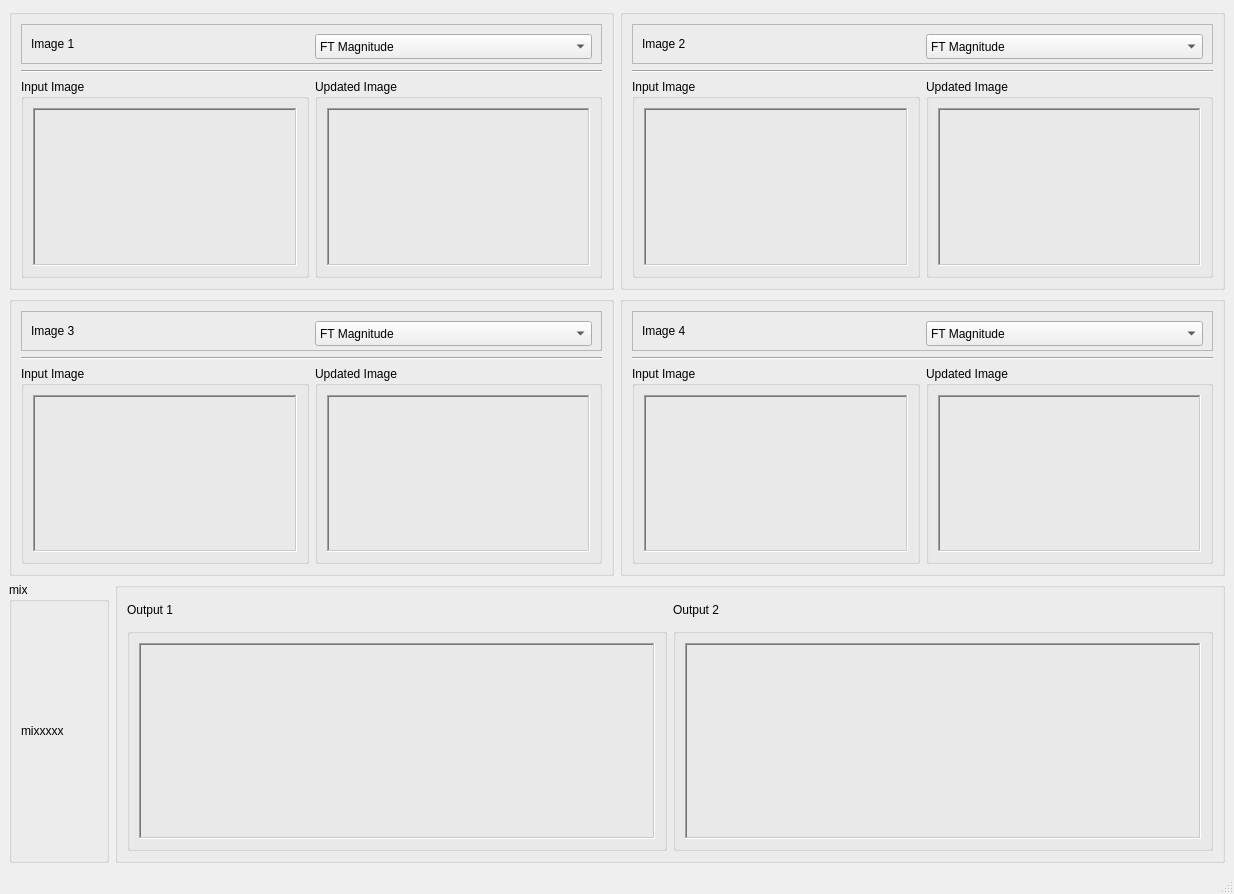
<?xml version="1.0" encoding="UTF-8"?>
<ui version="4.0">
 <class>MainWindow</class>
 <widget class="QMainWindow" name="MainWindow">
  <property name="geometry">
   <rect>
    <x>0</x>
    <y>0</y>
    <width>1234</width>
    <height>894</height>
   </rect>
  </property>
  <property name="windowTitle">
   <string>MainWindow</string>
  </property>
  <widget class="QWidget" name="centralwidget">
   <layout class="QGridLayout" name="gridLayout_11">
    <item row="0" column="0">
     <layout class="QGridLayout" name="gridLayout_10">
      <item row="0" column="0">
       <widget class="QGroupBox" name="groupBox_3">
        <property name="title">
         <string/>
        </property>
        <layout class="QGridLayout" name="gridLayout_22">
         <item row="0" column="0">
          <layout class="QVBoxLayout" name="verticalLayout">
           <item>
            <widget class="QFrame" name="frame">
             <property name="minimumSize">
              <size>
               <width>0</width>
               <height>40</height>
              </size>
             </property>
             <property name="maximumSize">
              <size>
               <width>16777215</width>
               <height>40</height>
              </size>
             </property>
             <property name="frameShape">
              <enum>QFrame::StyledPanel</enum>
             </property>
             <property name="frameShadow">
              <enum>QFrame::Raised</enum>
             </property>
             <layout class="QGridLayout" name="gridLayout">
              <item row="0" column="0">
               <widget class="QLabel" name="label_3">
                <property name="text">
                 <string>Image 1</string>
                </property>
               </widget>
              </item>
              <item row="0" column="1">
               <widget class="QComboBox" name="comboBox">
                <property name="minimumSize">
                 <size>
                  <width>0</width>
                  <height>25</height>
                 </size>
                </property>
                <property name="maximumSize">
                 <size>
                  <width>16777215</width>
                  <height>25</height>
                 </size>
                </property>
                <item>
                 <property name="text">
                  <string>FT Magnitude</string>
                 </property>
                </item>
                <item>
                 <property name="text">
                  <string>FT Phase</string>
                 </property>
                </item>
                <item>
                 <property name="text">
                  <string>FT Real Component</string>
                 </property>
                </item>
                <item>
                 <property name="text">
                  <string>FT Imaginary Component</string>
                 </property>
                </item>
               </widget>
              </item>
             </layout>
            </widget>
           </item>
           <item>
            <widget class="Line" name="line">
             <property name="orientation">
              <enum>Qt::Horizontal</enum>
             </property>
            </widget>
           </item>
           <item>
            <layout class="QHBoxLayout" name="horizontalLayout">
             <item>
              <widget class="QGroupBox" name="groupBox">
               <property name="title">
                <string>Input Image </string>
               </property>
               <layout class="QGridLayout" name="gridLayout_2">
                <item row="0" column="0">
                 <widget class="QLabel" name="image1">
                  <property name="frameShape">
                   <enum>QFrame::WinPanel</enum>
                  </property>
                  <property name="frameShadow">
                   <enum>QFrame::Sunken</enum>
                  </property>
                  <property name="text">
                   <string/>
                  </property>
                  <property name="scaledContents">
                   <bool>true</bool>
                  </property>
                 </widget>
                </item>
               </layout>
              </widget>
             </item>
             <item>
              <widget class="QGroupBox" name="groupBox_2">
               <property name="title">
                <string>Updated Image</string>
               </property>
               <layout class="QGridLayout" name="gridLayout_3">
                <item row="0" column="0">
                 <widget class="QLabel" name="ft_component1">
                  <property name="frameShape">
                   <enum>QFrame::WinPanel</enum>
                  </property>
                  <property name="frameShadow">
                   <enum>QFrame::Sunken</enum>
                  </property>
                  <property name="text">
                   <string/>
                  </property>
                  <property name="scaledContents">
                   <bool>true</bool>
                  </property>
                 </widget>
                </item>
               </layout>
              </widget>
             </item>
            </layout>
           </item>
          </layout>
         </item>
        </layout>
       </widget>
      </item>
      <item row="0" column="1">
       <widget class="QGroupBox" name="groupBox_24">
        <property name="title">
         <string/>
        </property>
        <layout class="QGridLayout" name="gridLayout_35">
         <item row="0" column="0">
          <layout class="QVBoxLayout" name="verticalLayout_5">
           <item>
            <widget class="QFrame" name="frame_11">
             <property name="minimumSize">
              <size>
               <width>0</width>
               <height>40</height>
              </size>
             </property>
             <property name="maximumSize">
              <size>
               <width>16777215</width>
               <height>40</height>
              </size>
             </property>
             <property name="frameShape">
              <enum>QFrame::StyledPanel</enum>
             </property>
             <property name="frameShadow">
              <enum>QFrame::Raised</enum>
             </property>
             <layout class="QGridLayout" name="gridLayout_36">
              <item row="0" column="0">
               <widget class="QLabel" name="label_31">
                <property name="text">
                 <string>Image 2</string>
                </property>
               </widget>
              </item>
              <item row="0" column="1">
               <widget class="QComboBox" name="comboBox_11">
                <property name="minimumSize">
                 <size>
                  <width>0</width>
                  <height>25</height>
                 </size>
                </property>
                <property name="maximumSize">
                 <size>
                  <width>16777215</width>
                  <height>25</height>
                 </size>
                </property>
                <item>
                 <property name="text">
                  <string>FT Magnitude</string>
                 </property>
                </item>
                <item>
                 <property name="text">
                  <string>FT Phase</string>
                 </property>
                </item>
                <item>
                 <property name="text">
                  <string>FT Real Component</string>
                 </property>
                </item>
                <item>
                 <property name="text">
                  <string>FT Imaginary Component</string>
                 </property>
                </item>
               </widget>
              </item>
             </layout>
            </widget>
           </item>
           <item>
            <widget class="Line" name="line_11">
             <property name="orientation">
              <enum>Qt::Horizontal</enum>
             </property>
            </widget>
           </item>
           <item>
            <layout class="QHBoxLayout" name="horizontalLayout_11">
             <item>
              <widget class="QGroupBox" name="groupBox_25">
               <property name="title">
                <string>Input Image </string>
               </property>
               <layout class="QGridLayout" name="gridLayout_37">
                <item row="0" column="0">
                 <widget class="QLabel" name="image2">
                  <property name="frameShape">
                   <enum>QFrame::WinPanel</enum>
                  </property>
                  <property name="frameShadow">
                   <enum>QFrame::Sunken</enum>
                  </property>
                  <property name="text">
                   <string/>
                  </property>
                  <property name="scaledContents">
                   <bool>true</bool>
                  </property>
                 </widget>
                </item>
               </layout>
              </widget>
             </item>
             <item>
              <widget class="QGroupBox" name="ft_component2">
               <property name="title">
                <string>Updated Image</string>
               </property>
               <layout class="QGridLayout" name="gridLayout_38">
                <item row="0" column="0">
                 <widget class="QLabel" name="label_33">
                  <property name="frameShape">
                   <enum>QFrame::WinPanel</enum>
                  </property>
                  <property name="frameShadow">
                   <enum>QFrame::Sunken</enum>
                  </property>
                  <property name="text">
                   <string/>
                  </property>
                  <property name="scaledContents">
                   <bool>true</bool>
                  </property>
                 </widget>
                </item>
               </layout>
              </widget>
             </item>
            </layout>
           </item>
          </layout>
         </item>
        </layout>
       </widget>
      </item>
      <item row="1" column="0">
       <widget class="QGroupBox" name="groupBox_4">
        <property name="title">
         <string/>
        </property>
        <layout class="QGridLayout" name="gridLayout_23">
         <item row="0" column="0">
          <layout class="QVBoxLayout" name="verticalLayout_2">
           <item>
            <widget class="QFrame" name="frame_8">
             <property name="minimumSize">
              <size>
               <width>0</width>
               <height>40</height>
              </size>
             </property>
             <property name="maximumSize">
              <size>
               <width>16777215</width>
               <height>40</height>
              </size>
             </property>
             <property name="frameShape">
              <enum>QFrame::StyledPanel</enum>
             </property>
             <property name="frameShadow">
              <enum>QFrame::Raised</enum>
             </property>
             <layout class="QGridLayout" name="gridLayout_24">
              <item row="0" column="0">
               <widget class="QLabel" name="label_22">
                <property name="text">
                 <string>Image 3</string>
                </property>
               </widget>
              </item>
              <item row="0" column="1">
               <widget class="QComboBox" name="comboBox_8">
                <property name="minimumSize">
                 <size>
                  <width>0</width>
                  <height>25</height>
                 </size>
                </property>
                <property name="maximumSize">
                 <size>
                  <width>16777215</width>
                  <height>25</height>
                 </size>
                </property>
                <item>
                 <property name="text">
                  <string>FT Magnitude</string>
                 </property>
                </item>
                <item>
                 <property name="text">
                  <string>FT Phase</string>
                 </property>
                </item>
                <item>
                 <property name="text">
                  <string>FT Real Component</string>
                 </property>
                </item>
                <item>
                 <property name="text">
                  <string>FT Imaginary Component</string>
                 </property>
                </item>
               </widget>
              </item>
             </layout>
            </widget>
           </item>
           <item>
            <widget class="Line" name="line_8">
             <property name="orientation">
              <enum>Qt::Horizontal</enum>
             </property>
            </widget>
           </item>
           <item>
            <layout class="QHBoxLayout" name="horizontalLayout_8">
             <item>
              <widget class="QGroupBox" name="groupBox_13">
               <property name="title">
                <string>Input Image </string>
               </property>
               <layout class="QGridLayout" name="gridLayout_25">
                <item row="0" column="0">
                 <widget class="QLabel" name="image3">
                  <property name="frameShape">
                   <enum>QFrame::WinPanel</enum>
                  </property>
                  <property name="frameShadow">
                   <enum>QFrame::Sunken</enum>
                  </property>
                  <property name="text">
                   <string/>
                  </property>
                  <property name="scaledContents">
                   <bool>true</bool>
                  </property>
                 </widget>
                </item>
               </layout>
              </widget>
             </item>
             <item>
              <widget class="QGroupBox" name="groupBox_16">
               <property name="title">
                <string>Updated Image</string>
               </property>
               <layout class="QGridLayout" name="gridLayout_26">
                <item row="0" column="0">
                 <widget class="QLabel" name="ft_component3">
                  <property name="frameShape">
                   <enum>QFrame::WinPanel</enum>
                  </property>
                  <property name="frameShadow">
                   <enum>QFrame::Sunken</enum>
                  </property>
                  <property name="text">
                   <string/>
                  </property>
                  <property name="scaledContents">
                   <bool>true</bool>
                  </property>
                 </widget>
                </item>
               </layout>
              </widget>
             </item>
            </layout>
           </item>
          </layout>
         </item>
        </layout>
       </widget>
      </item>
      <item row="1" column="1">
       <widget class="QGroupBox" name="groupBox_19">
        <property name="title">
         <string/>
        </property>
        <layout class="QGridLayout" name="gridLayout_31">
         <item row="0" column="0">
          <layout class="QVBoxLayout" name="verticalLayout_4">
           <item>
            <widget class="QFrame" name="frame_10">
             <property name="minimumSize">
              <size>
               <width>0</width>
               <height>40</height>
              </size>
             </property>
             <property name="maximumSize">
              <size>
               <width>16777215</width>
               <height>40</height>
              </size>
             </property>
             <property name="frameShape">
              <enum>QFrame::StyledPanel</enum>
             </property>
             <property name="frameShadow">
              <enum>QFrame::Raised</enum>
             </property>
             <layout class="QGridLayout" name="gridLayout_32">
              <item row="0" column="0">
               <widget class="QLabel" name="label_28">
                <property name="text">
                 <string>Image 4</string>
                </property>
               </widget>
              </item>
              <item row="0" column="1">
               <widget class="QComboBox" name="comboBox_10">
                <property name="minimumSize">
                 <size>
                  <width>0</width>
                  <height>25</height>
                 </size>
                </property>
                <property name="maximumSize">
                 <size>
                  <width>16777215</width>
                  <height>25</height>
                 </size>
                </property>
                <item>
                 <property name="text">
                  <string>FT Magnitude</string>
                 </property>
                </item>
                <item>
                 <property name="text">
                  <string>FT Phase</string>
                 </property>
                </item>
                <item>
                 <property name="text">
                  <string>FT Real Component</string>
                 </property>
                </item>
                <item>
                 <property name="text">
                  <string>FT Imaginary Component</string>
                 </property>
                </item>
               </widget>
              </item>
             </layout>
            </widget>
           </item>
           <item>
            <widget class="Line" name="line_10">
             <property name="orientation">
              <enum>Qt::Horizontal</enum>
             </property>
            </widget>
           </item>
           <item>
            <layout class="QHBoxLayout" name="horizontalLayout_10">
             <item>
              <widget class="QGroupBox" name="groupBox_22">
               <property name="title">
                <string>Input Image </string>
               </property>
               <layout class="QGridLayout" name="gridLayout_33">
                <item row="0" column="0">
                 <widget class="QLabel" name="image4">
                  <property name="frameShape">
                   <enum>QFrame::WinPanel</enum>
                  </property>
                  <property name="frameShadow">
                   <enum>QFrame::Sunken</enum>
                  </property>
                  <property name="text">
                   <string/>
                  </property>
                  <property name="scaledContents">
                   <bool>true</bool>
                  </property>
                 </widget>
                </item>
               </layout>
              </widget>
             </item>
             <item>
              <widget class="QGroupBox" name="groupBox_23">
               <property name="title">
                <string>Updated Image</string>
               </property>
               <layout class="QGridLayout" name="gridLayout_34">
                <item row="0" column="0">
                 <widget class="QLabel" name="ft_component4">
                  <property name="frameShape">
                   <enum>QFrame::WinPanel</enum>
                  </property>
                  <property name="frameShadow">
                   <enum>QFrame::Sunken</enum>
                  </property>
                  <property name="text">
                   <string/>
                  </property>
                  <property name="scaledContents">
                   <bool>true</bool>
                  </property>
                 </widget>
                </item>
               </layout>
              </widget>
             </item>
            </layout>
           </item>
          </layout>
         </item>
        </layout>
       </widget>
      </item>
      <item row="2" column="0" colspan="2">
       <layout class="QHBoxLayout" name="horizontalLayout_3">
        <item>
         <widget class="QGroupBox" name="groupBox_8">
          <property name="minimumSize">
           <size>
            <width>100</width>
            <height>0</height>
           </size>
          </property>
          <property name="maximumSize">
           <size>
            <width>100</width>
            <height>16777215</height>
           </size>
          </property>
          <property name="title">
           <string>mix</string>
          </property>
          <layout class="QGridLayout" name="gridLayout_4">
           <item row="0" column="0">
            <widget class="QLabel" name="label_6">
             <property name="text">
              <string>mixxxxx</string>
             </property>
            </widget>
           </item>
          </layout>
         </widget>
        </item>
        <item>
         <widget class="QGroupBox" name="groupBox_7">
          <property name="title">
           <string/>
          </property>
          <layout class="QGridLayout" name="gridLayout_9">
           <item row="0" column="0">
            <layout class="QHBoxLayout" name="horizontalLayout_2">
             <item>
              <layout class="QGridLayout" name="gridLayout_7">
               <item row="0" column="0">
                <widget class="QLabel" name="label_4">
                 <property name="maximumSize">
                  <size>
                   <width>16777215</width>
                   <height>25</height>
                  </size>
                 </property>
                 <property name="text">
                  <string>Output 1</string>
                 </property>
                </widget>
               </item>
               <item row="1" column="0">
                <widget class="QGroupBox" name="groupBox_5">
                 <property name="title">
                  <string/>
                 </property>
                 <layout class="QGridLayout" name="gridLayout_5">
                  <item row="0" column="0">
                   <widget class="QLabel" name="output1">
                    <property name="frameShape">
                     <enum>QFrame::WinPanel</enum>
                    </property>
                    <property name="frameShadow">
                     <enum>QFrame::Sunken</enum>
                    </property>
                    <property name="text">
                     <string/>
                    </property>
                    <property name="scaledContents">
                     <bool>true</bool>
                    </property>
                   </widget>
                  </item>
                 </layout>
                </widget>
               </item>
              </layout>
             </item>
             <item>
              <layout class="QGridLayout" name="gridLayout_8">
               <item row="0" column="0">
                <widget class="QLabel" name="label_5">
                 <property name="maximumSize">
                  <size>
                   <width>16777215</width>
                   <height>25</height>
                  </size>
                 </property>
                 <property name="text">
                  <string>Output 2</string>
                 </property>
                </widget>
               </item>
               <item row="1" column="0">
                <widget class="QGroupBox" name="groupBox_6">
                 <property name="title">
                  <string/>
                 </property>
                 <layout class="QGridLayout" name="gridLayout_6">
                  <item row="0" column="0">
                   <widget class="QLabel" name="output2">
                    <property name="frameShape">
                     <enum>QFrame::WinPanel</enum>
                    </property>
                    <property name="frameShadow">
                     <enum>QFrame::Sunken</enum>
                    </property>
                    <property name="text">
                     <string/>
                    </property>
                    <property name="scaledContents">
                     <bool>true</bool>
                    </property>
                   </widget>
                  </item>
                 </layout>
                </widget>
               </item>
              </layout>
             </item>
            </layout>
           </item>
          </layout>
         </widget>
        </item>
       </layout>
      </item>
     </layout>
    </item>
   </layout>
  </widget>
  <widget class="QMenuBar" name="menubar">
   <property name="geometry">
    <rect>
     <x>0</x>
     <y>0</y>
     <width>1234</width>
     <height>26</height>
    </rect>
   </property>
  </widget>
  <widget class="QStatusBar" name="statusbar"/>
 </widget>
 <resources/>
 <connections/>
</ui>
